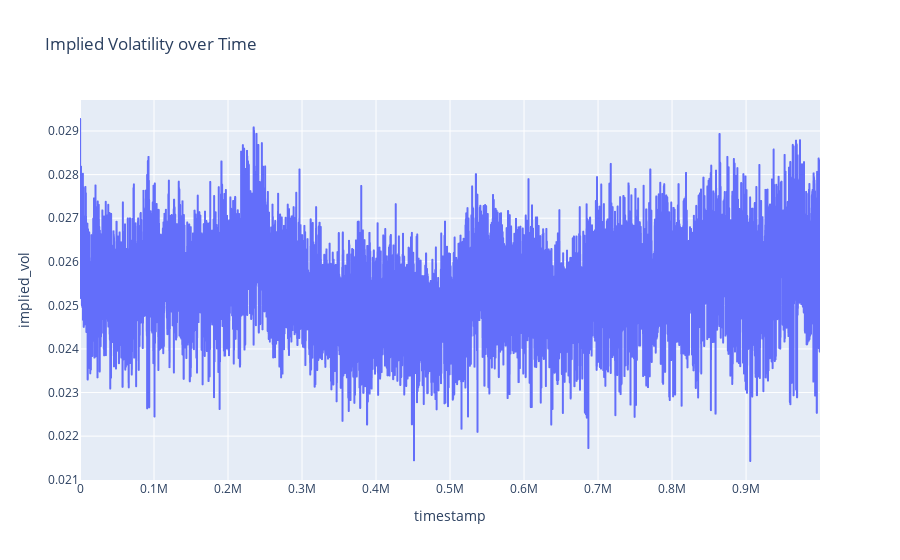

The code cell stored with this chart in its notebook:
### Code cell
fig = px.line(df, x='timestamp', y='implied_vol', title='Implied Volatility over Time')
fig.show()

### Figure 1 — Plotly figure (JSON) as saved in the notebook; plotly's stock layout.template omitted (floating-point values rounded to 4 significant figures; data arrays with more than 128 entries replaced by an {"elided": "..."} marker saying what was removed)
{"data": [{"hovertemplate": "timestamp=%{x}<br>implied_vol=%{y}<extra></extra>", "legendgroup": "", "line": {"color": "#636efa", "dash": "solid"}, "marker": {"symbol": "circle"}, "mode": "lines", "name": "", "showlegend": false, "type": "scattergl", "x": {"elided": "10000 int values"}, "xaxis": "x", "y": {"elided": "10000 float values"}, "yaxis": "y"}], "layout": {"legend": {"tracegroupgap": 0}, "title": {"text": "Implied Volatility over Time"}, "xaxis": {"anchor": "y", "domain": [0, 1], "title": {"text": "timestamp"}}, "yaxis": {"anchor": "x", "domain": [0, 1], "title": {"text": "implied_vol"}}}}
